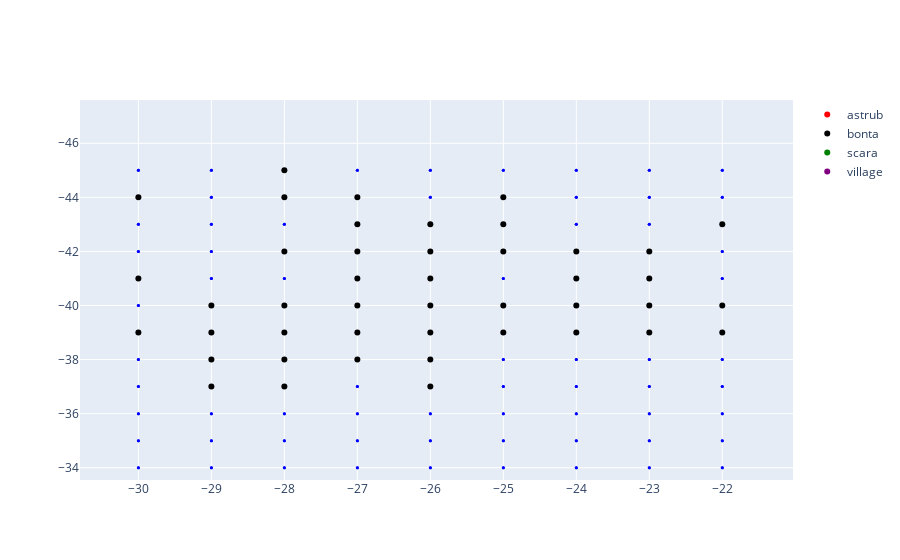

The notebook cell this image was saved under:
### Markdown cell above
#### 2. Exploring positions

### Code cell
plot_recoltables(df)
